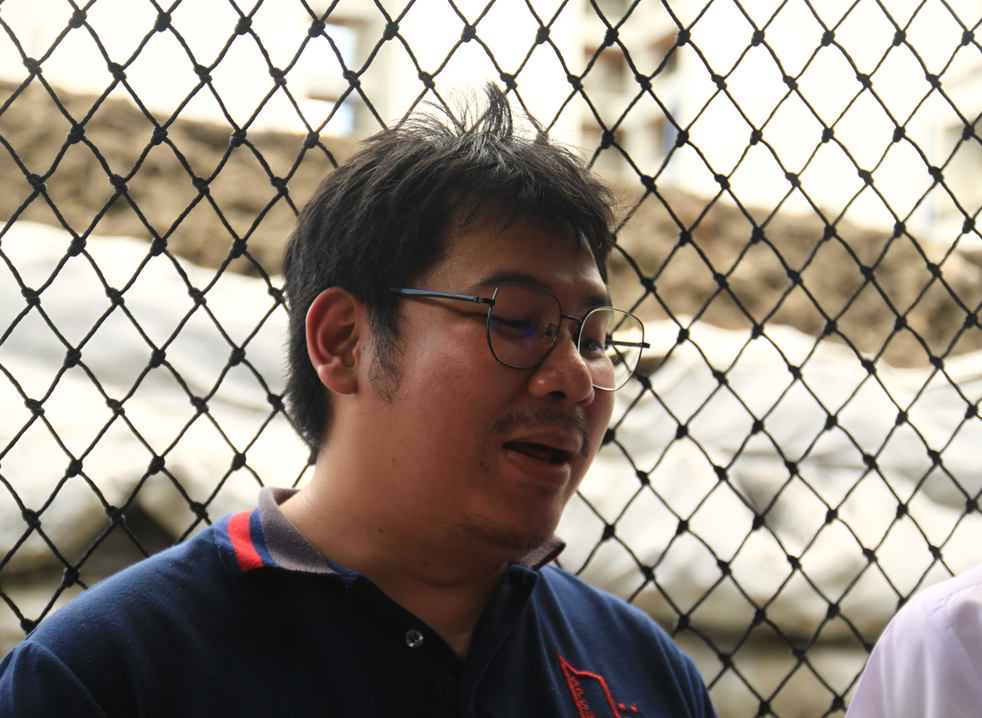
#> input picture test2.png, 982 x 718 px, shrunk from 1205 x 881 before the run, found by its file name
$ python puttext.py
#> lines starting #> are read from the running program, lines starting #| are printed output that depends on the picture
import cv2 as cv
import numpy as np
import random
import matplotlib.pyplot as plt

img = cv.imread('Code - Computer Vision/test2.png',0) # after the file dir the num will be (1/0/-1)
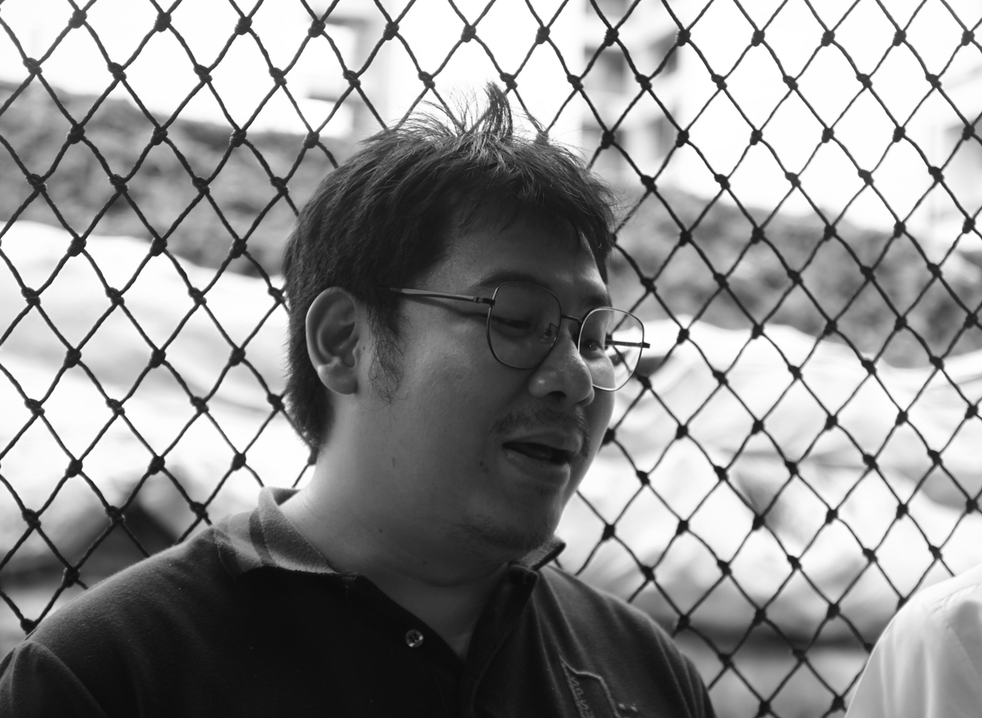
#> img: shape (718, 982); min 10, max 255, mean 144.3
# blank = np.zeros((1024,1024,3),dtype='uint8') #blank canvas | 3 channel | 500x500 dimension
# blank2 = np.full((1024,1024,3),(255,255,255),dtype='uint8') # fill the canvas with white color | 3 channel | 500x500 dimension | colors
cv.arrowedLine(img,(0,img.shape[0]//2),(img.shape[1]//3,img.shape[0]//2),(255,250,255),thickness=20)
cv.putText(img,'genius',(img.shape[0]//2,img.shape[1]//2),cv.FONT_HERSHEY_COMPLEX,1.0,(255,255,0), thickness=2)
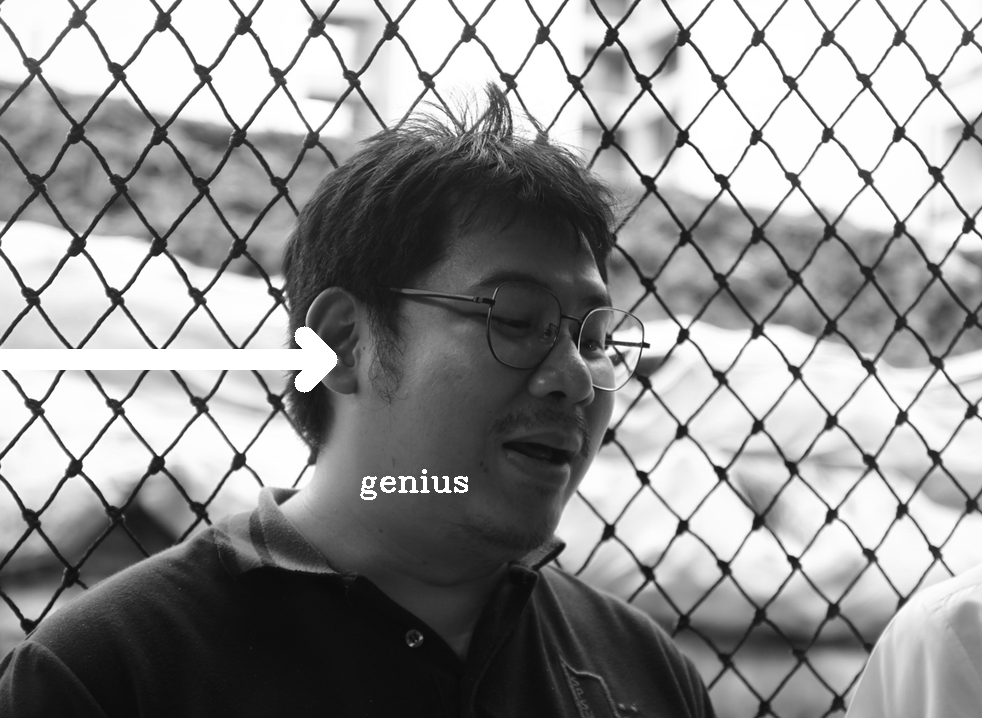
#> img: shape (718, 982); min 10, max 255, mean 145.7
cv.imshow('line',img)

cv.waitKey(0) # press 0 to destroy window
cv.destroyAllWindows

$ run again, with test.png copied over test2.png
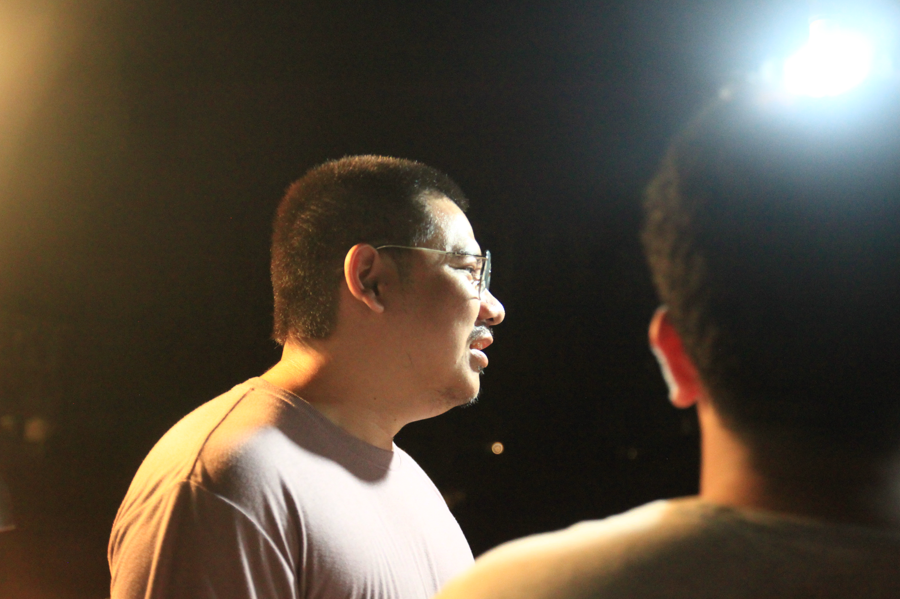
#> input picture test.png, 900 x 599 px, found by its file name
#> `img = cv.imread('Code - Computer Vision/test2.png',0)`:
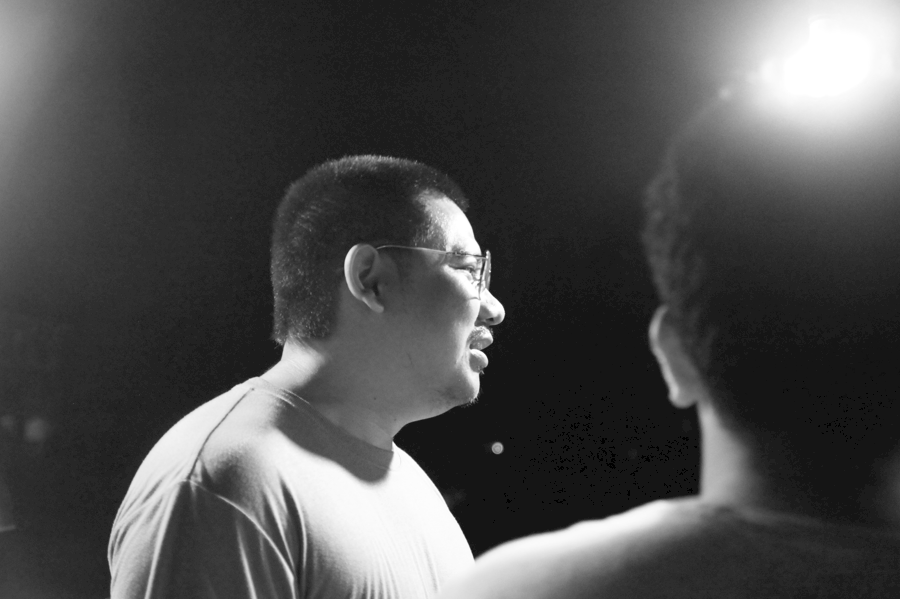
#> img: shape (599, 900); min 0, max 255, mean 76.1
#> `cv.putText(img,'genius',(img.shape[0]//2,img.shape[1]//2),cv.FONT_HERS..`:
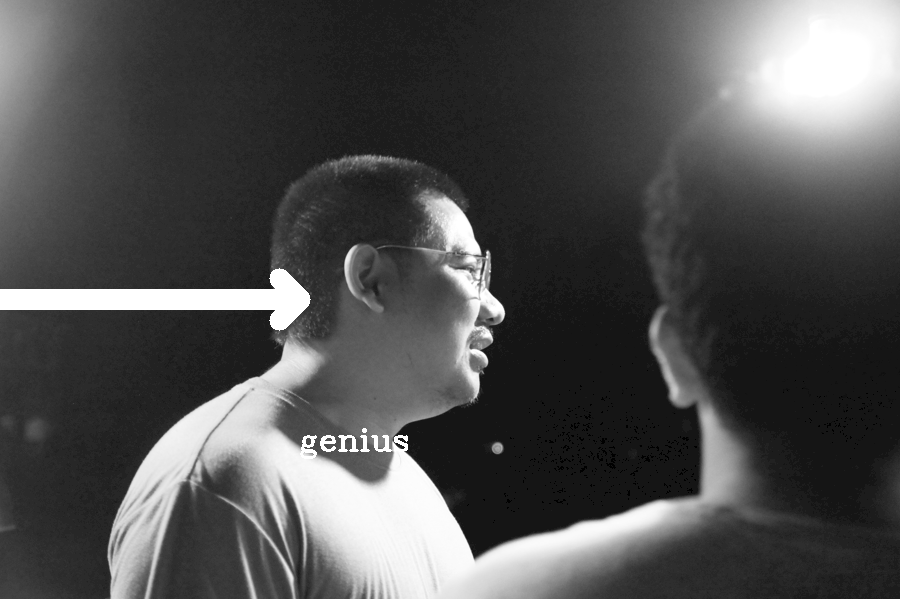
#> img: shape (599, 900); min 0, max 255, mean 79.2

$ run again, with 97941_0.jpg saved as test2.png
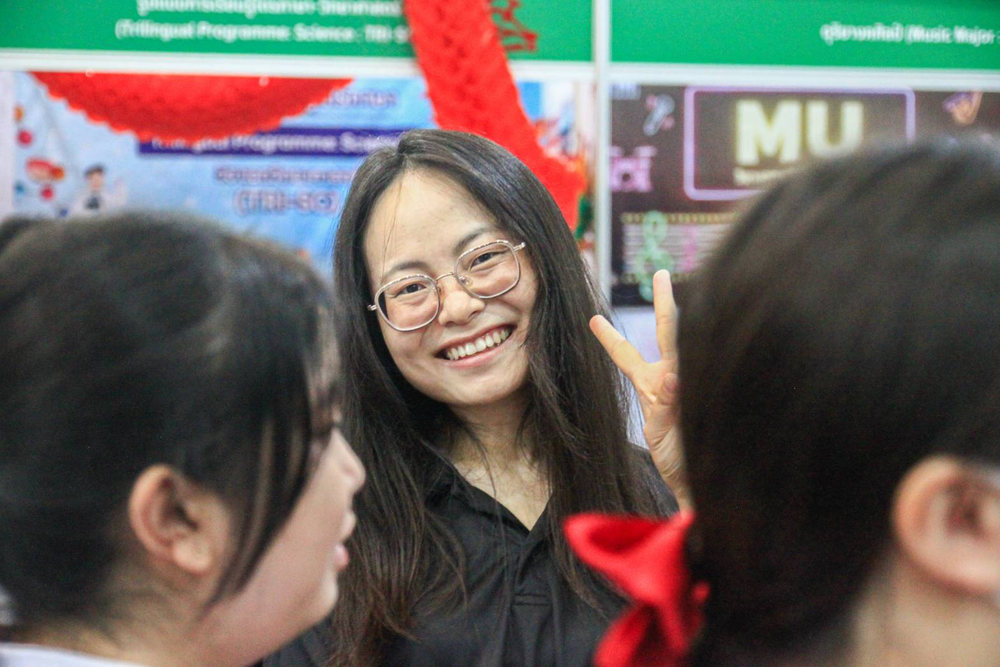
#> input picture 97941_0.jpg, 1000 x 667 px, shrunk from 1567 x 1045 before the run, found by its file name
#> `img = cv.imread('Code - Computer Vision/test2.png',0)`:
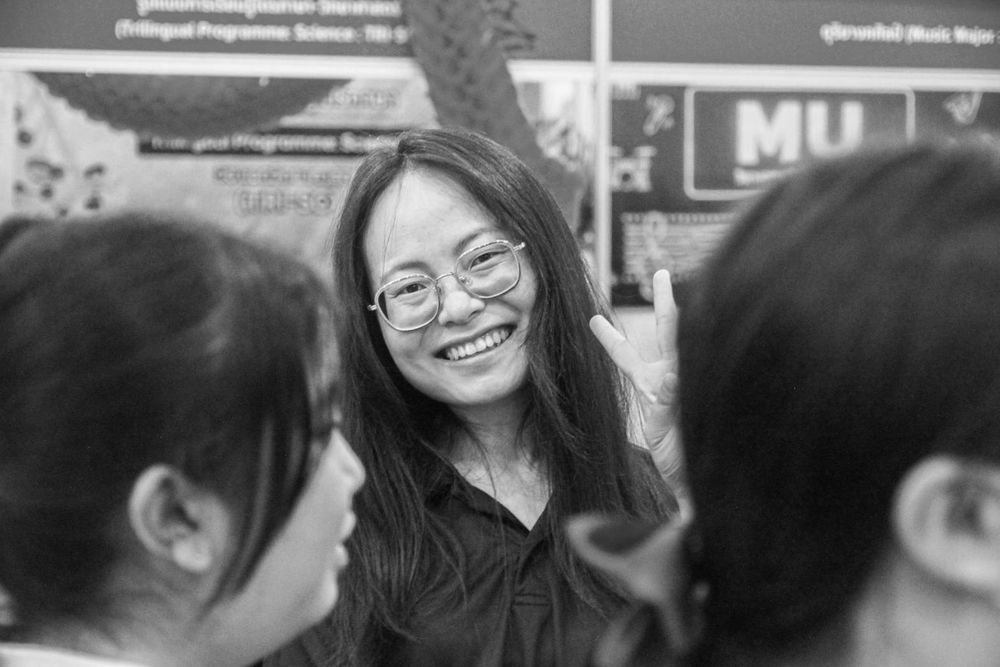
#> img: shape (667, 1000); min 4, max 253, mean 98.1
#> `cv.putText(img,'genius',(img.shape[0]//2,img.shape[1]//2),cv.FONT_HERS..`:
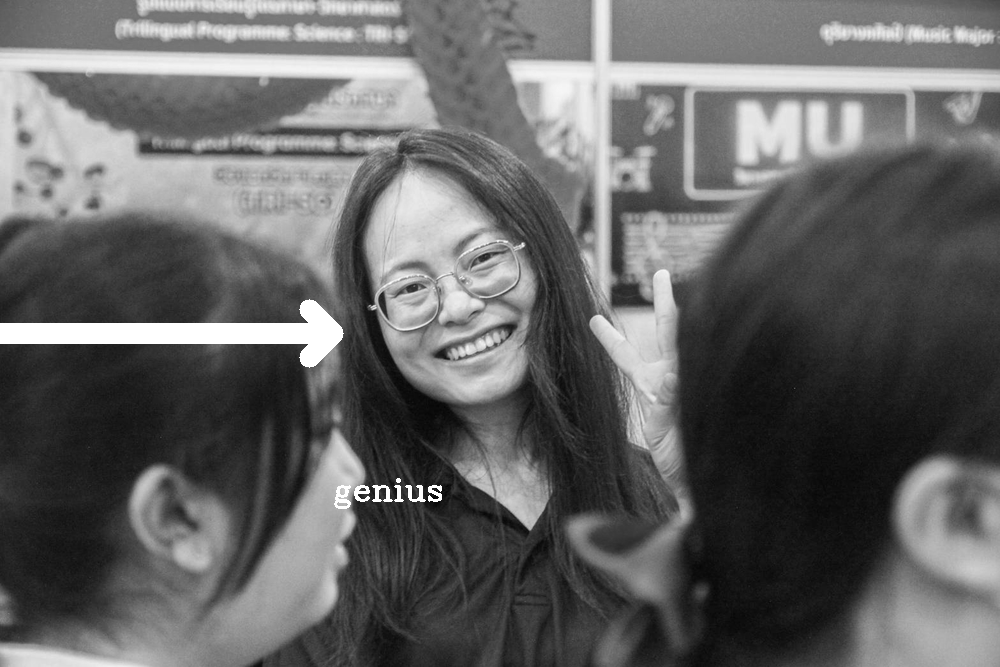
#> img: shape (667, 1000); min 4, max 255, mean 100.8
